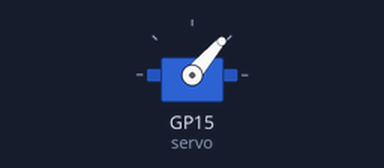
The program below on a simulated Raspberry Pi Pico running MicroPython. On the bench: servo. Servo angles are drawn from the pulse width (0.5 ms = 0°, 2.5 ms = 180°).

Above: at 0.05 s.
At 0.25 s:
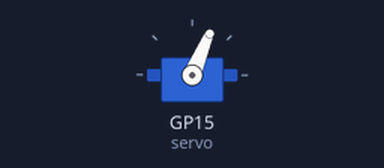
At 0.5 s:
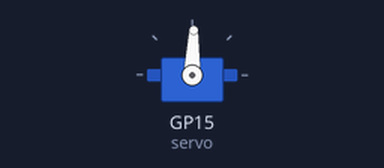
At 1.0 s:
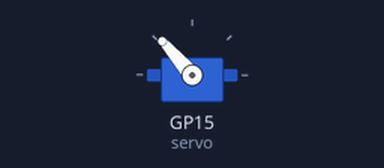
Timing chart, 0 to 3.0 s (numbered marks = the images above):
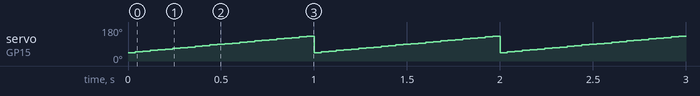

The program:

servo-pulse.py
```python
# ==================================================
"""
Project objective: Pulse the servo from its min to max position and vice-versa

Hardware and connections used:
    Servo GND to Raspberry Pi Pico W GND
    Servo V+ to Raspberry Pi Pico W 3.3 V
    Servo PWM pin to GPIO Pin 15

Author: Adrian Josele G. Quional
"""
# ==================================================

# modules
from picozero import Servo  # importing Servo class to easily control the servo motor
from time import sleep

# creating a Servo object
servo = Servo(15)

# continuously pulse the servo arm from min to max position (and vice-versa) for a duration of 1 sec
while True:
    servo.pulse()
    sleep(1)
```

Measured:
- by itself, servo on GP15 (servo): ramps from 45° to 131° and jumps back, once every 1.0 s
